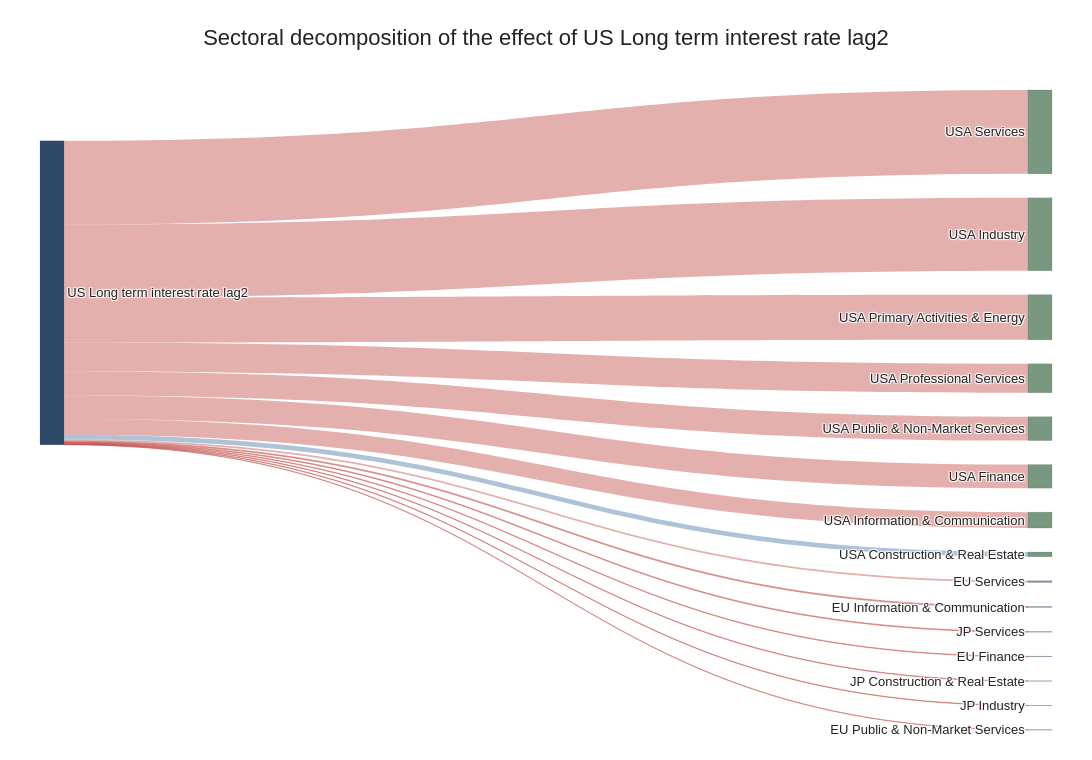

Write notebook code for a chart like this one.
### Code cell
sankey_macro_to_sectors_beautiful(
    B=B,
    macro="US_Long_term_interest_rate_lag2",
    top_n=15
)

### Figure 1 — Plotly figure (JSON) as saved in the notebook; plotly's stock layout.template omitted (floating-point values rounded to 4 significant figures)
{"data": [{"arrangement": "snap", "link": {"color": ["rgba(192, 80, 77, 0.45)", "rgba(192, 80, 77, 0.45)", "rgba(192, 80, 77, 0.45)", "rgba(192, 80, 77, 0.45)", "rgba(192, 80, 77, 0.45)", "rgba(192, 80, 77, 0.45)", "rgba(192, 80, 77, 0.45)", "rgba(76, 120, 168, 0.45)", "rgba(192, 80, 77, 0.45)", "rgba(192, 80, 77, 0.45)", "rgba(192, 80, 77, 0.45)", "rgba(192, 80, 77, 0.45)", "rgba(192, 80, 77, 0.45)", "rgba(192, 80, 77, 0.45)", "rgba(192, 80, 77, 0.45)"], "customdata": [[-0.4727, 0.4727], [-0.4108, 0.4108], [-0.2543, 0.2543], [-0.1632, 0.1632], [-0.1343, 0.1343], [-0.1329, 0.1329], [-0.0895, 0.0895], [0.0267, 0.0267], [-0.0096, 0.0096], [-0.0055, 0.0055], [-0.0042, 0.0042], [-0.0033, 0.0033], [-0.0028, 0.0028], [-0.0022, 0.0022], [-0.002, 0.002]], "hovertemplate": "Source: %{source.label}<br>Target: %{target.label}<br>Signed effect: %{customdata[0]}<br>Absolute effect: %{customdata[1]}<extra></extra>", "source": [0, 0, 0, 0, 0, 0, 0, 0, 0, 0, 0, 0, 0, 0, 0], "target": [1, 2, 3, 4, 5, 6, 7, 8, 9, 10, 11, 12, 13, 14, 15], "value": [0.4727, 0.4108, 0.2543, 0.1632, 0.1343, 0.1329, 0.08954, 0.02672, 0.009597, 0.005461, 0.004225, 0.003312, 0.002757, 0.002201, 0.00196]}, "node": {"color": ["rgba(35, 64, 95, 0.95)", "rgba(106, 141, 115, 0.90)", "rgba(106, 141, 115, 0.90)", "rgba(106, 141, 115, 0.90)", "rgba(106, 141, 115, 0.90)", "rgba(106, 141, 115, 0.90)", "rgba(106, 141, 115, 0.90)", "rgba(106, 141, 115, 0.90)", "rgba(106, 141, 115, 0.90)", "rgba(113, 132, 171, 0.90)", "rgba(113, 132, 171, 0.90)", "rgba(180, 140, 110, 0.90)", "rgba(113, 132, 171, 0.90)", "rgba(180, 140, 110, 0.90)", "rgba(180, 140, 110, 0.90)", "rgba(113, 132, 171, 0.90)"], "hovertemplate": "%{label}<extra></extra>", "label": ["US Long term interest rate lag2", "USA Services", "USA Industry", "USA Primary Activities & Energy", "USA Professional Services", "USA Public & Non-Market Services", "USA Finance", "USA Information & Communication", "USA Construction & Real Estate", "EU Services", "EU Information & Communication", "JP Services", "EU Finance", "JP Construction & Real Estate", "JP Industry", "EU Public & Non-Market Services"], "line": {"color": "rgba(70,70,70,0.25)", "width": 0.6}, "pad": 24, "thickness": 24}, "type": "sankey"}], "layout": {"font": {"color": "rgba(35,35,35,1)", "family": "Arial", "size": 13}, "height": 760, "margin": {"b": 30, "l": 40, "r": 40, "t": 90}, "paper_bgcolor": "white", "plot_bgcolor": "white", "title": {"font": {"size": 22}, "text": "Sectoral decomposition of the effect of US Long term interest rate lag2", "x": 0.5, "xanchor": "center"}, "width": 1200}}
